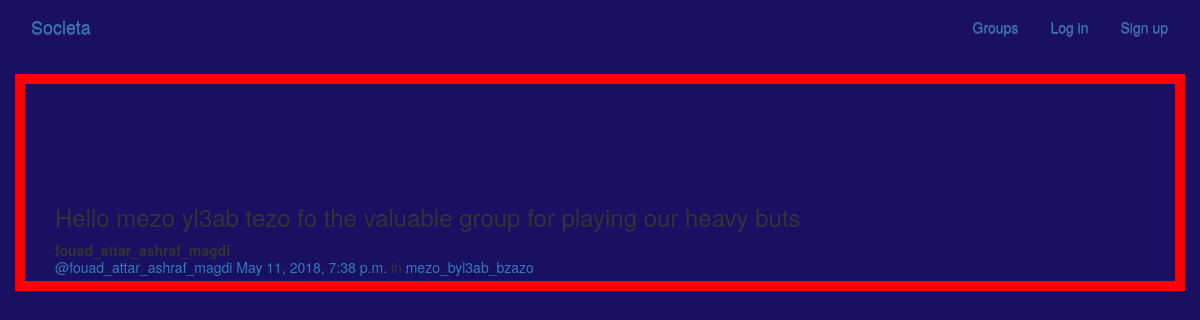
/posts/by/fouad_attar_ashraf_magdi/2/, run on the app's committed database.
### posts/models.py (models this page shows, shortened)
class Post(models.Model):
    user = models.ForeignKey(User, related_name="posts", on_delete=models.CASCADE)
    created_at = models.DateTimeField(auto_now=True)
    message = models.TextField()
    message_html = models.TextField(editable=False)
    group = models.ForeignKey(Group, related_name="posts",null=True, blank=True, on_delete=models.CASCADE)
    class Meta:
        ordering = ["-created_at"]
        unique_together = ["user", "message"]

### groups/models.py (models this page shows, shortened)
class Group(models.Model):
    name = models.CharField(max_length=255, unique=True)
    slug = models.SlugField(allow_unicode=True, unique=True)
    description = models.TextField(blank=True, default='')
    description_html = models.TextField(editable=False, default='', blank=True)
    members = models.ManyToManyField(User,through="GroupMember")
    class Meta:
        ordering = ["name"]

### posts/views.py (the view)
# urls.py: url(r"by/(?P<username>[-\w]+)/(?P<pk>\d+)/$",views.PostDetail.as_view(),name="single"),
class PostDetail(SelectRelatedMixin, generic.DetailView):
    model = models.Post
    select_related = ("user", "group")
    def get_queryset(self):
        queryset = super().get_queryset()
        return queryset.filter(
            user__username__iexact=self.kwargs.get("username")
        )

### posts/templates/posts/post_detail.html
{% extends "posts/post_base.html" %}
{% block post_content %}
<div class="col-md-8">
    {% include "posts/_post.html" %}
</div>
{% endblock %}

### posts/templates/posts/_post.html (shortened to what this page needs)
<div class="post media">
	<h3>{{ post.message_html|safe }}</h3>
	<div class="media-body">
		<strong>{{ post.user.username }}</strong>
		<h5 class="media-heading">
			<span class="username"><a href="{% url 'posts:for_user' username=post.user.username %}">@{{ post.user.username }}</a></span>
			<time class="time"><a href="{% url 'posts:single' username=post.user.username pk=post.pk %}">{{ post.created_at }}</a></time>
			{% if post.group %}
			<span class="group-name">in <a href="#">{{ post.group.name }}</a></span>
			{% endif %}
		</h5>
	</div>
</div>

### static/css/master.css (style rules this page uses)
html, body { height: 100%; width: 100%; overflow: hidden; background: #191063; margin: 0; }

### data on the page
Post: message_html "Hello mezo yl3ab tezo fo the valuable group for playing our heavy buts", user.username "fouad_attar_ashraf_magdi", created_at "May 11, 2018, 7:38 p.m.", group.name "mezo_byl3ab_bzazo"
